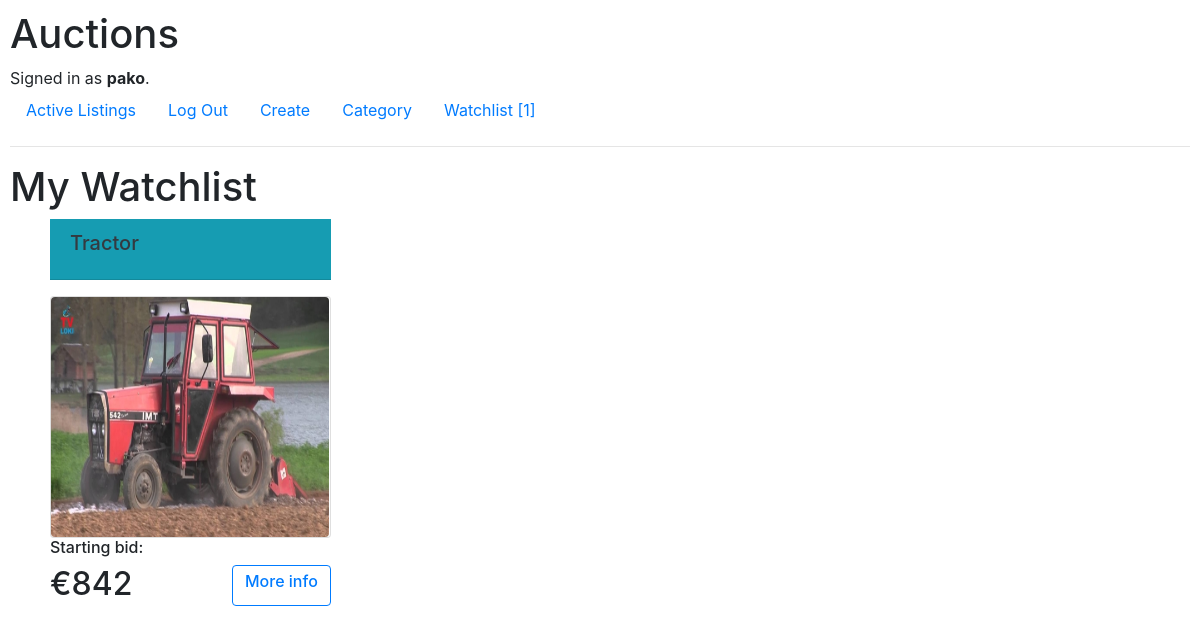
Before: /watchlist/ (signed in) with the older database file.
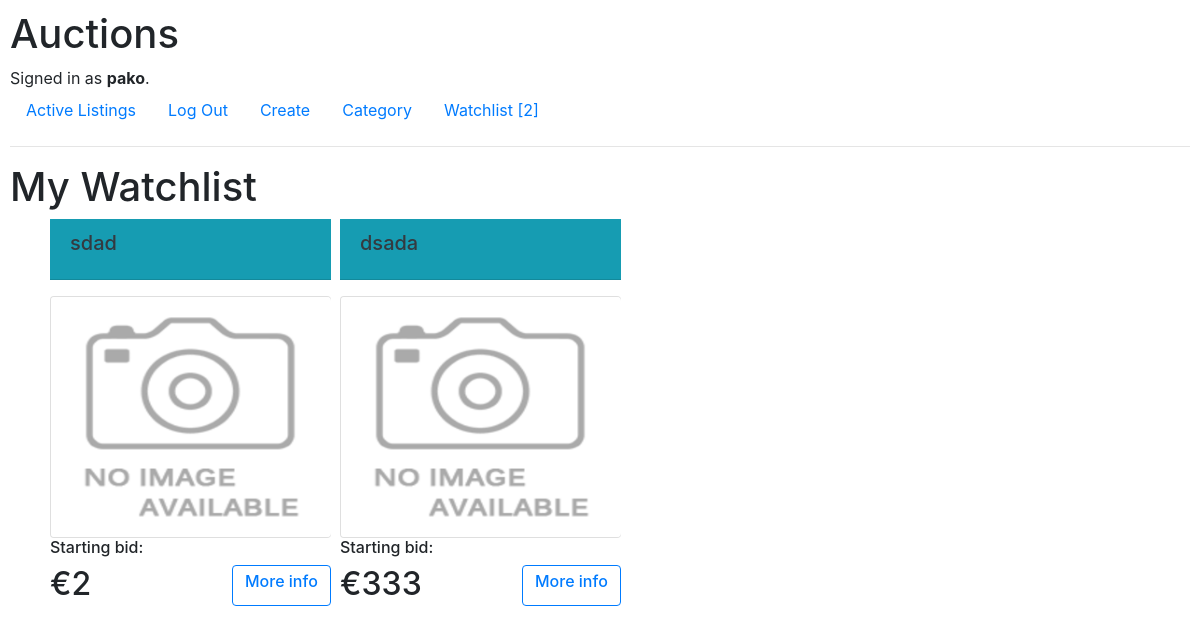
After: the same page with the newer database file.
### auctions/models.py (models this page shows, shortened)
class Watchlist(models.Model):
    user_id = models.ForeignKey(User, on_delete=models.CASCADE, related_name='user_idd')
    auction_id = models.ForeignKey(Auction, on_delete=models.CASCADE, related_name='auction_idd')

class Auction(models.Model):
    seller = models.ForeignKey(User, on_delete=models.CASCADE, related_name='bidder')
    title = models.CharField(max_length=60)
    subtitle = models.CharField(max_length=1200)
    start_bit = models.IntegerField()
    image = ResizedImageField(size=[500, 500], quality=100, null=True, blank=True, upload_to="images/")
    data = models.DateTimeField(auto_now=True)
    select_category = models.ForeignKey(Category, on_delete=models.CASCADE, related_name='categories', default=None)
    status = models.CharField(max_length=7, choices=STATUS, default='active')

### auctions/views.py (the view)
# urls.py: path("watchlist/", views.watchlist, name='watchlist'),
@login_required
def watchlist(request):
    user_id = request.user
    user_watchlist = Watchlist.objects.filter(user_id=user_id)
    count = Watchlist.objects.filter(user_id=user_id).count()
    return render(request, "auctions/watchlist.html", {
        'lists': user_watchlist,
        'count': count
    })

### auctions/templates/auctions/watchlist.html (shortened to what this page needs)
{% extends "auctions/layout.html" %}
{% load static %}
{% block body %}
    <h1>My Watchlist </h1>
<div style="display: grid; grid-template-columns: 25% 25% 25% 25%; padding-left: 20px; ">
    {% for list in lists %}
        <div style="padding-left: 20px; width: 18.8rem; padding-bottom: 80px">
            <div class="card-title text-dark bg-info mb-3">
                  <div class="card-header">
                    <h5 class="card-title">{{ list.auction_id.title }}</h5>
                  </div>
            </div>
            <div class="card">
                {% if list.auction_id.image %}
                    <img src="{{ list.auction_id.image.url }}" class="rounded" style="width: 17.4rem; height: 15rem">
                {% else %}
                    <img src="{% static 'auctions/images/default.png' %}" class="rounded" style="width: 17.5rem; height: 15rem">
                {% endif %}
            </div>
            <h6>Starting bid:</h6><h2> €{{ list.auction_id.start_bit }}
            <div class="btn btn-outline-primary"  style="float: right;"><h6><a href="{% url 'item' list.auction_id.id %}">{{ item }}More info</a></h6></div> </h2>
        </div>
        {% endfor %}
 </div>
{% endblock %}

### auctions/templates/auctions/layout.html (shortened to what this page needs)
{% load static %}
<!DOCTYPE html>
<html lang="en">
    <head>
        <link rel="stylesheet" href="https://stackpath.bootstrapcdn.com/bootstrap/4.4.1/css/bootstrap.min.css">
        <link href="{% static 'auctions/styles.css' %}" rel="stylesheet">
    </head>
    <body>
        <h1>Auctions</h1>
        <div>
            {% if user.is_authenticated %}
                Signed in as <strong>{{ user.username }}</strong>.
            {% else %}
                Not signed in.
            {% endif %}
        </div>
        <ul class="nav">
            <li class="nav-item">
                <a class="nav-link" href="{% url 'index' %}">Active Listings</a>
            </li>
            {% if user.is_authenticated %}
                <li class="nav-item">
                    <a class="nav-link" href="{% url 'logout' %}">Log Out</a>
                </li>
                <li class="nav-item">
                    <a class="nav-link" href="{% url 'create' %}">Create</a>
                </li>
                <li class="nav-item">
                    <a class="nav-link" href="{% url 'categories' %}">Category</a>
                </li>
                <li class="nav-item">
                    <a class="nav-link" href="{% url 'watchlist' %}">Watchlist [{{ count }}]</a>
                </li>
            {% endif %}
        </ul>
        <hr>
        {% block body %}
        {% endblock %}
    </body>
</html>

Changed rows visible on the page:
removed Watchlist: auction_id "Tractor", auction_id.image (placeholder picture), auction_id.start_bit "842"
added Watchlist: auction_id "sdad", auction_id.start_bit "2"
added Watchlist: auction_id "dsada", auction_id.start_bit "333"
Other visible differences:
{{ count }}: "1" → "2"
